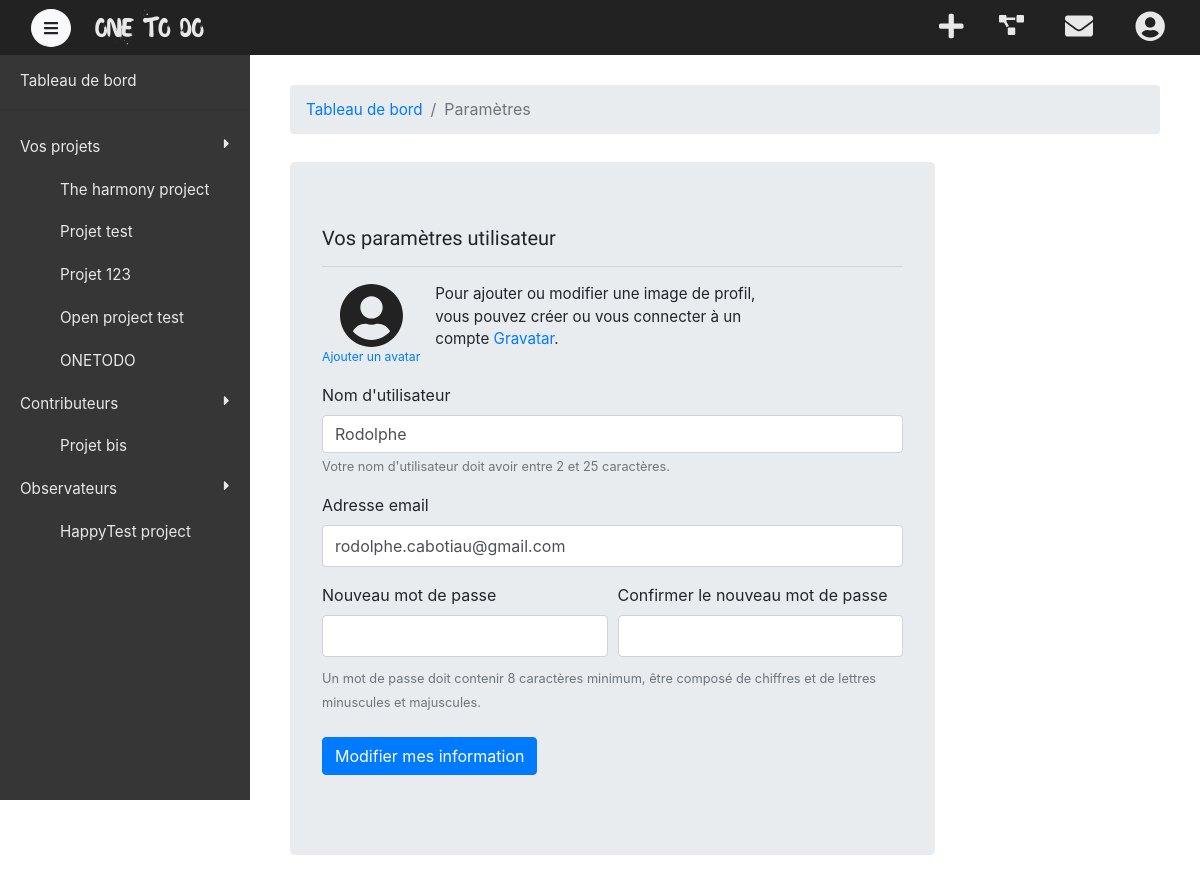
The app's page /parametres (signed in), older data.
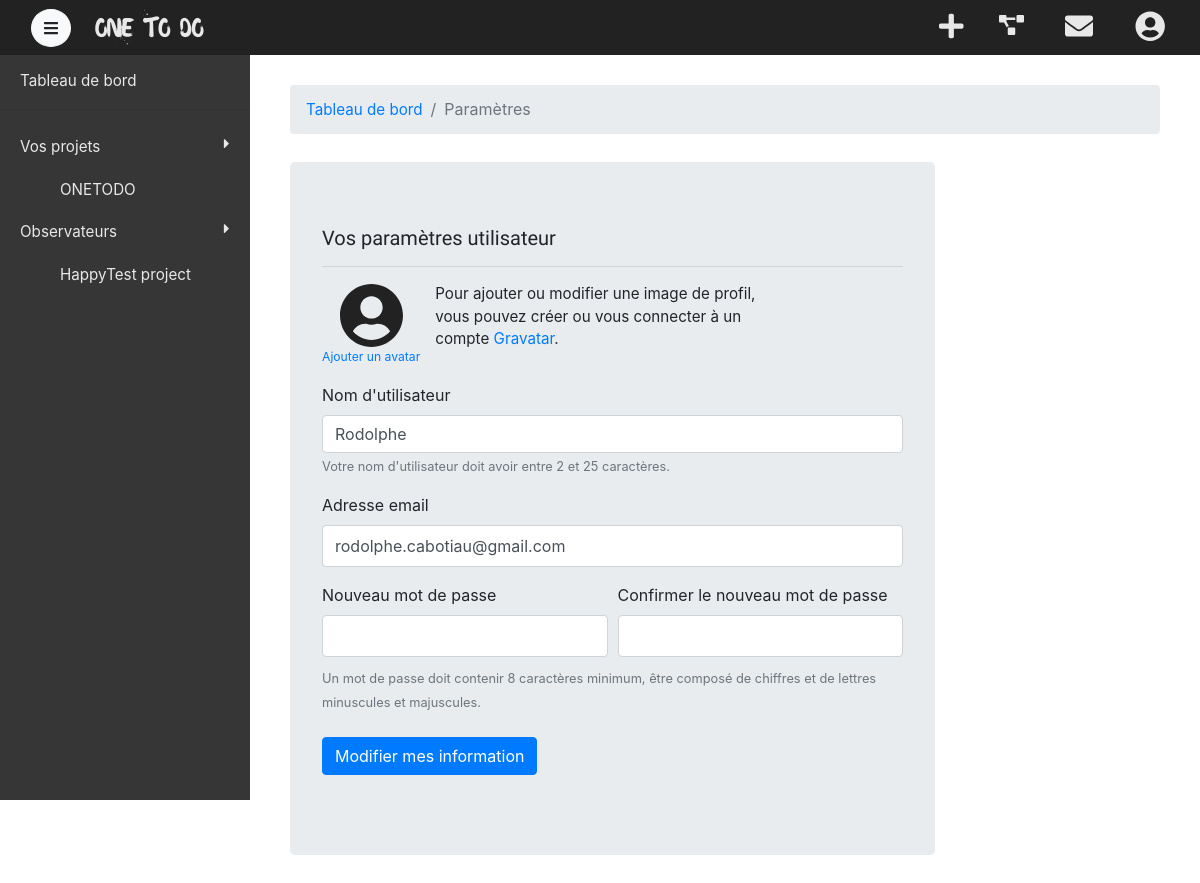
The same page, newer data.
### tables this page shows
CREATE TABLE `access` (
  `id_user` int(11) NOT NULL,
  `id_project` int(11) NOT NULL,
  `access` tinyint(1) NOT NULL
);

CREATE TABLE `project` (
  `id` int(11) NOT NULL,
  `name` varchar(40) NOT NULL,
  `link` varchar(40) NOT NULL,
  `status` tinyint(1) NOT NULL DEFAULT '0',
  `open` tinyint(1) DEFAULT NULL,
  `color` varchar(10) DEFAULT '#306ba2',
  `description` tinytext,
  `wiki` longtext
);

### view/viewPrivate/viewUserSettings.php (the view, shortened to what the changed rows need)
<?php
	require('./view/template/templatePrivate.php');
?>

### controller/ControllerPrivate.php (called while the page is built, shortened)
<?php
class ControllerPrivate extends Alert
{
	private function initUser()
	{
		$user = new \App\model\User([
			'id'       => $_SESSION['user_id'],
			'username' => $_SESSION['user_username']
		]);
		return $user;
	}
	private function callUserProjects()
	{
		$user = $this->initUser();
		$projectManager = new \App\model\ProjectManager();
		$projects       = $projectManager->getUserProjects($user);
		return $projects;
	}
	private function callUserData()
	{
		$user = $this->initUser();
		$userManager = new \App\model\UserManager();
		$userData    = $userManager->getUser($user);
		return $userData;
	}
	public function displayUserSettings()
	{
		$userData       = $this->callUserData();
		$projects       = $this->callUserProjects();
		require('./view/viewPrivate/viewUserSettings.php');
	}
}

### model/router/Route.php (called while the page is built, shortened)
<?php
class Route
{
	private $path;
	private $callable;
	private $matches = [];
	public function __construct($path, $callable)
	{
		$this->path     = trim($path, '/');
		$this->callable = $callable;
	}
	public function match($url)
	{
		$url   = trim($url, '/');
		$path  = preg_replace_callback('#:([\w]+)#', [$this, 'paramMatch'], $this->path);
		$path  = str_replace('/', '/', $path);
		$regex = "#^$path$#i";
	    if(!preg_match($regex, $url, $matches))
	    {
	        return false;
	    }
	    array_shift($matches);
	    $this->matches = $matches;
	    return true;
	}
	public function call()
	{
	    if(is_string($this->callable))
	    {
	        $params = explode('#', $this->callable);
	        $controller = new $controller();
	        return call_user_func_array([$controller, $params[1]], $this->matches);
	    }
	    else
	    {
	        return call_user_func_array($this->callable, $this->matches);
	    }
	}
}

### model/router/Router.php (called while the page is built, shortened)
<?php
class Router {
    private $url;
    private $routes = [];
    public function __construct($url)
    {
        $this->url = $url;
    }
    private function add($path, $callable, $name, $method)
    {
        $route = new Route($path, $callable);
        $this->routes[$method][] = $route;
        return $route;
    }
    public function run()
    {
        foreach($this->routes[$_SERVER['REQUEST_METHOD']] as $route)
        {
            if($route->match($this->url))
            {
                return $route->call();
            }
        }
    }
}

### index.php (called while the page is built, shortened)
<?php
	require 'model/Autoloader.php';
	$router = new model\router\Router($_GET['url']);
	$router->get('/', "Public#displayHome");
	$router->get('/connexion', "Public#displayConnection");
	$router->get('/inscription', "Public#displayRegistration");
	$router->get('/mentions_legales', "Public#displayLegal");
	$router->get('/contact', "Public#displayContact");
	$router->get('/confirmation_inscription', "Public#displayConfirmRegistration");
	$router->get('/validation_inscription', "Public#displayValidationRegistration");
	$router->get('/mot_de_passe_oublie', "Public#displayForgottenPassword");
	$router->get('/nouveau_mot_de_passe', "Public#displayNewPassword");
	$router->get('/dashboard', "Private#displayDashboard");
	$router->get('/parametres', "Private#displayUserSettings");
	$router->get('/nouveauProjet', "Private#displayCreateProject");
	$router->get('/projetsOuverts', "Private#displayOpenProjects");
	$router->get('/messagerie', "Private#displayMessaging");
	$router->get('/messagerie/talk', "Private#displayMessagingTalk");
		$router->get('/newConversation', "Private#newConversation");
		$router->get('/addUserConversation', "Private#addUserConversation");
		$router->get('/deleteUserConversation', "Private#processDeleteUserConversation");
	$router->get('/disconnect', "Private#disconnect");
	$router->get('/projet/:slug/home', 'Project#displayHomeProject');
	$router->get('/projet/:slug/todolist', 'Project#displayTodolist');
	$router->get('/projet/:slug/wiki', 'Project#displayWiki');
	$router->get('/projet/:slug/utilisateurs', 'Project#displayProjectUsers');
	$router->get('/projet/:slug/parametres', 'Project#displayProjectSettings');
	$router->post('/processContact', "Public#processContact");
	$router->post('/processRegistration', "Public#processRegistration");
	$router->post('/processConnexion', "Public#processConnexion");
	$router->post('/processForgottenPassword', "Public#processForgottenPassword");
	$router->post('/processNewPassword', "Public#processNewPassword");
	$router->post('/processEditUser', "Private#processEditUser");
	$router->post('/processNewMessage', "Private#processNewMessage");
	$router->post('/processNewProject', "Private#processNewProject");
	$router->post('/processAddUserOpenProject', 'Private#processAddUserOpenProject');
	$router->post('/projet/:slug/processUserWithdrawProject', 'Project#processUserWithdrawProject');
	$router->post('/projet/:slug/processRemoveUserProject', 'Project#processRemoveUserProject');
	$router->post('/projet/:slug/processChangeUserStatus', 'Project#processChangeUserStatus');
	$router->post('/projet/:slug/processAddUserInProject', 'Project#processAddUserInProject');
	$router->post('/projet/:slug/processEditWiki', 'Project#processEditWiki');
	$router->post('/projet/:slug/processEditProject', 'Project#processEditProject');
	$router->post('/projet/:slug/processDeleteProject', 'Project#processDeleteProject');
	$router->post('/projet/:slug/processAddTodolist', 'Project#processAddTodolist');
	$router->post('/projet/:slug/processDeleteTodolist', 'Project#processDeleteTodolist');
	$router->post('/projet/:slug/processAddTask', 'Project#processAddTask');
	$router->post('/projet/:slug/processDeleteTask', 'Project#processDeleteTask');
	$router->post('/projet/:slug/processDoneTask', 'Project#processDoneTask');
	$router->post('/projet/:slug/processOrder', 'Project#processOrder');
	$router->run();

### model/User.php (called while the page is built, shortened)
<?php
class User
{
	private $_id;
	private $_username;
	private $_email;
	public function hydrate($data)
	{
		foreach ($data as $key => $value)
  		{
    	$method = 'set' . ucfirst($key);
	    }
	}
	public function id() { 				 return $this->_id; }
	public function username() {    	 return $this->_username; }
	public function email() { 			 return $this->_email; }
	public function setId($id)
	{
		$this->_id = (int) $id;
	}
	public function setUsername($username)
	{
		if (is_string($username) && strlen($username) >= 2 && strlen($username) <= 25)
		{
			$this->_username = $username;
		}
	}
	public function setEmail($email)
	{
		if (filter_var($email, FILTER_VALIDATE_EMAIL))
		{
			$this->_email = $email;
		}
	}
}

### model/Database.php (called while the page is built, shortened)
<?php
class Database
{
	private $db_name;
	private $db_user;
	private $db_pass;
	private $db_host;
	private $pdo;
	public function __construct($db_name, $db_user, $db_pass, $db_host)
	{
		$this->db_name = $db_name;
		$this->db_user = $db_user;
		$this->db_pass = $db_pass;
		$this->db_host = $db_host;
	}
	private function getPDO()
	{
		if($this->pdo === null)
		{
			$pdo = new \PDO('mysql:dbname=' . $this->db_name . ';host=' . $this->db_host . ';charset=utf8', $this->db_user, $this->db_pass);
			$pdo->setAttribute(PDO::ATTR_ERRMODE, PDO::ERRMODE_EXCEPTION);
			$pdo->query("SET lc_time_names = 'fr_FR'");
			$this->pdo = $pdo;
		}
		return $this->pdo;
	}
	public function prepare($request, $attributes, $fetch = false, $one = false, $count = false)
	{
		$req = $this->getPDO()->prepare($request);
		$req->execute($attributes);
		if($fetch)
		{
			if ($count)
			{
				$data = $req->rowCount();
			}
			elseif ($one)
			{
				$data = $req->fetch(PDO::FETCH_OBJ);
			}
			else
			{
				$data = $req->fetchAll(PDO::FETCH_OBJ);
			}
			return $data;
		}
	}
}

### model/UserManager.php (called while the page is built, shortened)
<?php
class UserManager
{
	public function getUser(User $user)
	{
		$data = App::getDb()->prepare('
			SELECT * FROM user WHERE id = :id OR username = :username OR email = :email',
			['id'       => $user->id(),
			':username' => $user->username(),
			':email'    => $user->email()],
		true, true, false);
		return new \App\model\User($data);
	}
}

### model/Autoloader.php (called while the page is built, shortened)
<?php
class Autoloader
{
    static function autoload($class)
    {
        $class = str_replace('App\\', '', $class);
        $class = str_replace('\\', '/', $class);
    }
}

### model/App.php (called while the page is built, shortened)
<?php
class App
{
	private static $database;
	public static function getDb()
	{
		if (self::$database === null)
		{
			self::$database = new Database(self::DB_NAME, self::DB_USER, self::DB_PASS, self::DB_HOST);
		}
		return self::$database;
	}
	public static function getDomainPath()
	{
		return self::DOMAIN_NAME;
	}
}

### model/ProjectManager.php (called while the page is built, shortened)
<?php
class ProjectManager
{
	public function getUserProjects(User $user)
	{
		$data = App::getDb()->prepare('
			SELECT p.name, p.link, p.status, p.color, p.description,
			a.id_user, a.id_project, a.access,
			u.username, u.email
			FROM project p
			RIGHT JOIN access a ON p.id = a.id_project
			RIGHT JOIN user u ON a.id_user = u.id
			WHERE u.id = :id',
			['id' => $user->id()],
		true, false, false);
		return $data;
	}
}

### view/viewPrivate/viewUserSettings.php (the view, shortened to what the changed rows need)
<?php
	require('./view/template/templatePrivate.php');
?>

### view/template/sidebar.php (shortened to what the changed rows need)
<?php
    $link = explode('/', $_GET['url']);
	$myProjectContent         = false;
	$contributeProjectContent = false;
	$watchProjectContent      = false;
    $myProjectContentCount         = 0;
    $contributeProjectContentCount = 0;
    $watchProjectContentCount      = 0;
    $arr_length = count($projects);
	for ($i = 0; $i < $arr_length; $i++)
	{
		if ($projects[$i]->access == 1)
		{
			$myProjectContent = true;
            $myProjectContentCount++;
		}
		elseif ($projects[$i]->access == 2)
		{
			$contributeProjectContent = true;
            $contributeProjectContentCount++;
		}
		elseif ($projects[$i]->access == 3)
		{
			$watchProjectContent = true;
            $watchProjectContentCount++;
		}
	}
 ?>
<nav id="sidebar">
    <ul class="list-unstyled components">
    	<?php if ($myProjectContent === true): ?>
        <li>
            <ul class="collapse <?php if($myProjectContentCount <= 7){echo 'show';} ?>" id="myProject">
            	<?php
					foreach ($projects as $key => $project):
						if ($project->access == 1):
				?>
                <li>
                    <a href="<?= \App\model\App::getDomainPath() . '/projet/' . $project->link . '/home' ?>" class="rounded-left projectColorLink <?php if(isset($link[1]) && $project->link == $link[1]){echo'activeProject';} ?>">
                        <?= $project->name ?>
                    </a>
                </li>
                <?php
						endif;
					endforeach;
				?>
            </ul>
        </li>
        <?php
			endif;
			if ($contributeProjectContent === true):
		?>
        <li>
            <a href="#contributeProject" data-toggle="collapse" aria-expanded="<?php if($contributeProjectContentCount <= 5){echo 'true';}else{echo 'false';} ?>" class="activeCollapse justify-content-between d-flex">
                Contributeurs <i class="fas fa-caret-down rotate <?php if($contributeProjectContentCount <= 5){echo 'down';} ?>"></i>
            </a>
            <ul class="collapse <?php if($contributeProjectContentCount <= 5){echo 'show';} ?>" id="contributeProject">
               <?php
					foreach ($projects as $key => $project):
						if ($project->access == 2):
				?>
                <li>
                    <a href="<?= \App\model\App::getDomainPath() . '/projet/' . $project->link . '/home' ?>" class="rounded-left projectColorLink <?php if(isset($link[1]) && $project->link == $link[1]){echo'activeProject';} ?>">
                        <?= $project->name ?>
                    </a>
                </li>
                <?php
						endif;
					endforeach;
				?>
            </ul>
        </li>
        <?php
			endif;
			if ($watchProjectContent === true):
		?>
        <li>
            <ul class="collapse <?php if($watchProjectContentCount <= 5){echo 'show';} ?>" id="watchProject">
                <?php
					foreach ($projects as $key => $project):
						if ($project->access == 3):
				?>
                <li>
                    <a href="<?= \App\model\App::getDomainPath() . '/projet/' . $project->link . '/home' ?>" class="rounded-left projectColorLink <?php if(isset($link[1]) && $project->link == $link[1]){echo'activeProject';} ?>">
                        <?= $project->name ?>
                    </a>
                </li>
                <?php
						endif;
					endforeach;
				?>
            </ul>
        </li>
        <?php
    		endif;
    	?>
    </ul>
</nav>

Row changes from the older to the newer data that the page shows:
removed access: id_project.name "The harmony project"
removed access: id_project.name "Projet test"
removed access: id_project.name "Projet 123"
removed access: id_project.name "Open project test"
removed access: id_project.name "Projet bis"
Text that changed along with them:
text no longer shown: "Contributeurs"
